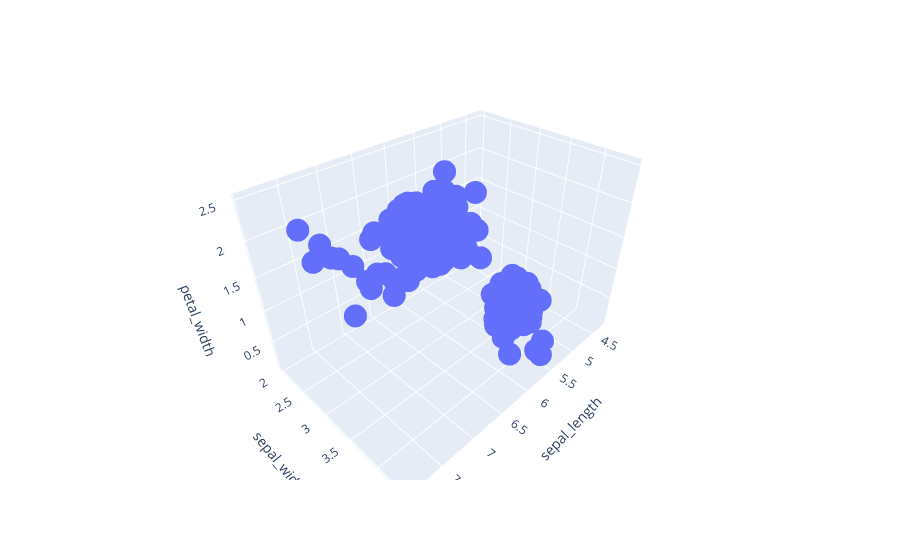

Notebook code cell kept with this figure:
### Markdown cell above
### 3D charts

### Code cell
px.scatter_3d(df,x="sepal_length",y="sepal_width",z="petal_width")

### Figure 1 — Plotly figure (JSON) as saved in the notebook; plotly's stock layout.template omitted (floating-point values rounded to 4 significant figures; data arrays with more than 128 entries replaced by an {"elided": "..."} marker saying what was removed)
{"data": [{"hovertemplate": "sepal_length=%{x}<br>sepal_width=%{y}<br>petal_width=%{z}<extra></extra>", "legendgroup": "", "marker": {"color": "#636efa", "symbol": "circle"}, "mode": "markers", "name": "", "scene": "scene", "showlegend": false, "type": "scatter3d", "x": {"elided": "150 float values"}, "y": {"elided": "150 float values"}, "z": {"elided": "150 float values"}}], "layout": {"legend": {"tracegroupgap": 0}, "margin": {"t": 60}, "scene": {"domain": {"x": [0, 1], "y": [0, 1]}, "xaxis": {"title": {"text": "sepal_length"}}, "yaxis": {"title": {"text": "sepal_width"}}, "zaxis": {"title": {"text": "petal_width"}}}}}
